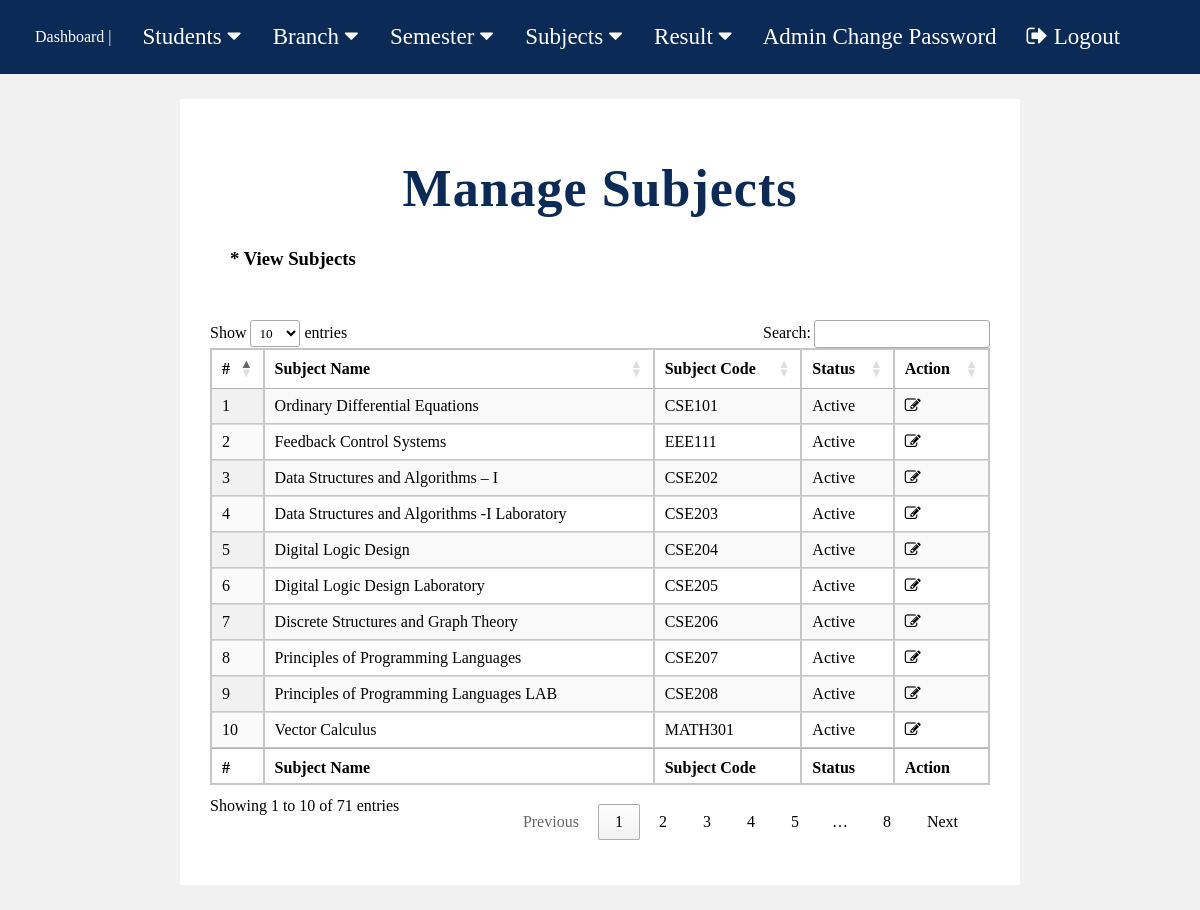
The page /manage-subjects.php (signed in) on the database its author committed.
### tables this page shows
CREATE TABLE `subjects` (
  `subj_id` int(200) NOT NULL,
  `subj_name` varchar(200) NOT NULL,
  `subj_code` varchar(100) NOT NULL,
  `status` int(1) NOT NULL
);

### manage-subjects.php (the view, shortened to what this page needs)
<?php
include "includes/connection.php";
?>
<!DOCTYPE html>
<html lang="en">
<head>
    <link rel="stylesheet" type="text/css" href="css/fp1.css?version=51">
	<link rel="stylesheet" href=
"https://cdn.datatables.net/1.10.22/css/jquery.dataTables.min.css" />
</head>
<body>
    <?php include "nav.php";?>
    <div class="m2">
        <h1 style="text-align:center;">Manage Subjects</h1>
        <h3 style="margin : 20px; margin-bottom:50px">* View Subjects</h3>
        <table id="tableID" class="display" >
            <thead  >
                <tr >
                    <th >#</th>
                    <th style="">Subject Name</th>
                    <th style="">Subject Code</th>
                    <th style="">Status</th>
                    <th>Action</th>
                </tr>
            </thead>
            <tfoot>
                <tr>
                    <th >#</th>
                    <th style="">Subject Name</th>
                    <th style="">Subject Code</th>
                    <th style="">Status</th>
                    <th>Action</th>
                </tr>
            </tfoot>
            <tbody>
<?php
$sql = "SELECT subjects.subj_id,subjects.subj_name, subjects.subj_code , subjects.status from subjects";
$result = mysqli_query($conn, $sql);
$c = 1;
$num = mysqli_num_rows($result);
if($num > 0){
    while($row = mysqli_fetch_assoc($result)){
        ?>
        <tr>
            <td><?php echo $c;?></td>
            <td><?php echo $row['subj_name'];?></td>
            <td><?php echo $row['subj_code'];?></td>
            <td><?php if($row['status'] == 1){
                echo "Active";
            }
            else{
                echo "Inactive";
            };?></td>
            <td><a href="edit-subjects.php?subid=<?php echo $row['subj_id'];?>"><i class="fa fa-edit" title="Edit Record"></i> </a></td>
        </tr>
        <?php
        $c++;
    }
}
?>
            </tbody>
        </table>
    </div>
</body>
</html>

### css/fp1.css (style rules this page uses)
body { background-color: rgb(241, 241, 241); margin: 0; }
table { border: 1px solid rgb(199, 197, 197); margin: auto auto; border-collapse: collapse; width: 95%; margin-bottom: 50px; }
th, td { border-collapse: collapse; padding: 8px; text-align: left; border: 1px solid rgb(199, 197, 197); border-collapse: collapse; }
th { text-align: left; }
a { text-decoration: none; color: black; }
.m2 { background-color:White; border: 30px solid white; margin : 25px auto; width: 65%; }

### css/nav.css (style rules this page uses)
* { font-family: 'Times New Roman', Times, serif; }
h1, .dashboard-heading { font-size: 52px; font-weight: 800; text-align: center; margin: 30px 0; color: #0b2a55; letter-spacing: 1px; }

### rows shown on the page
subjects: subj_name "Ordinary Differential Equations", subj_code "CSE101", status "Active"
subjects: subj_name "Feedback Control Systems", subj_code "EEE111", status "Active"
subjects: subj_name "Data Structures and Algorithms – I", subj_code "CSE202", status "Active"
subjects: subj_name "Data Structures and Algorithms -I Laboratory", subj_code "CSE203", status "Active"
subjects: subj_name "Digital Logic Design", subj_code "CSE204", status "Active"
subjects: subj_name "Digital Logic Design Laboratory", subj_code "CSE205", status "Active"
subjects: subj_name "Discrete Structures and Graph Theory", subj_code "CSE206", status "Active"
subjects: subj_name "Principles of Programming Languages", subj_code "CSE207", status "Active"
subjects: subj_name "Principles of Programming Languages LAB", subj_code "CSE208", status "Active"
subjects: subj_name "Vector Calculus", subj_code "MATH301", status "Active"
